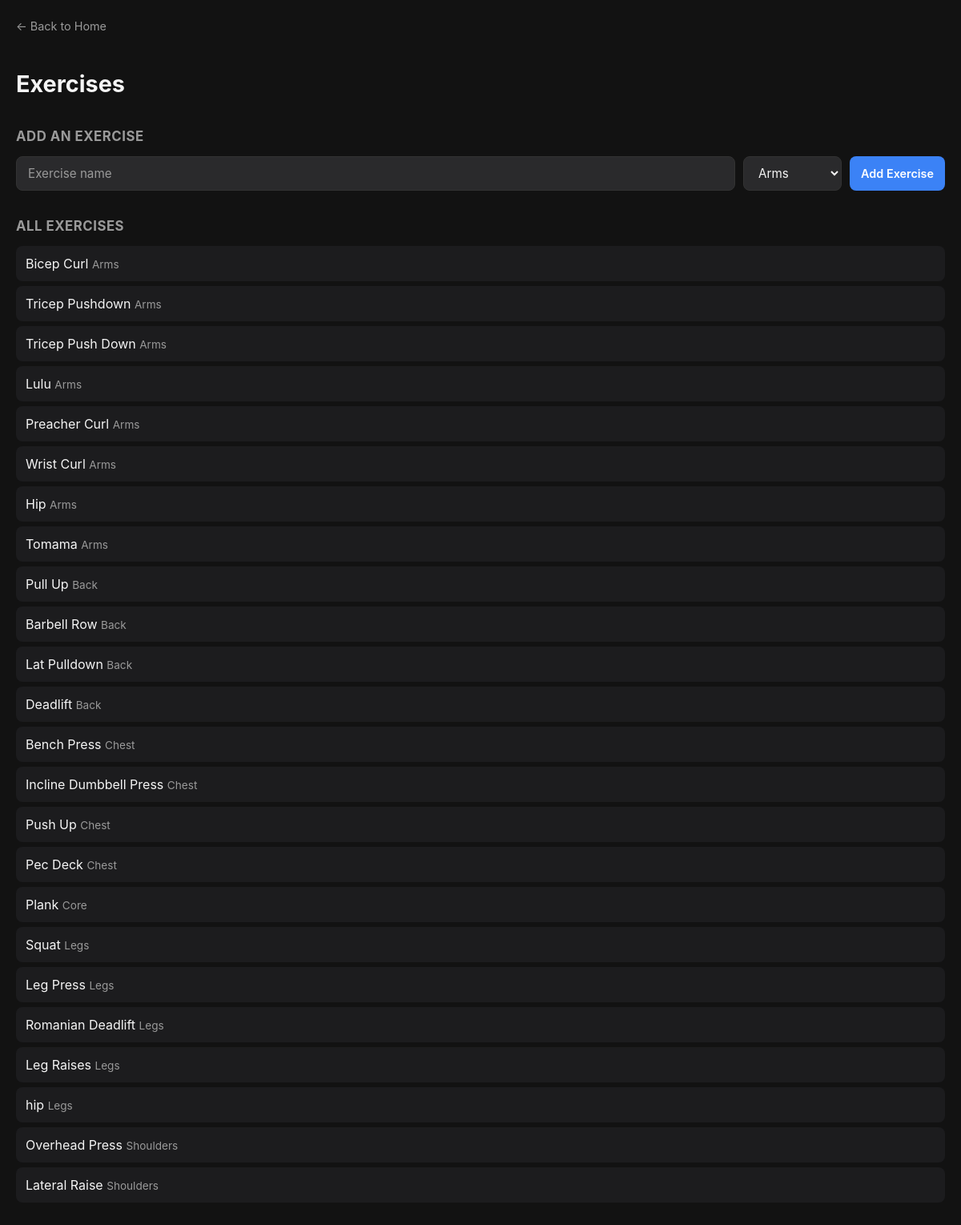
The app's page /exercises, older data.
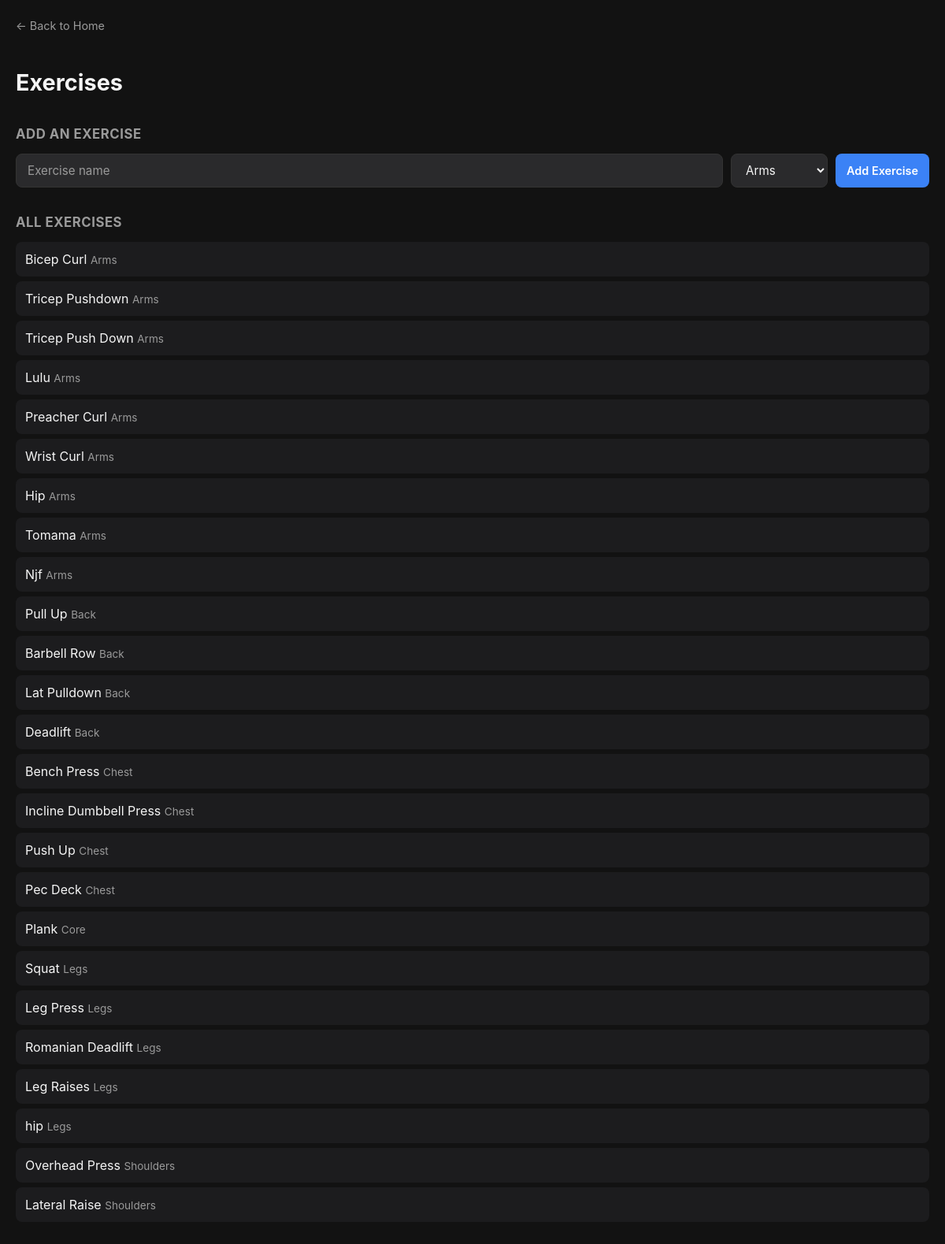
The same page, newer data.
### tables this page shows
CREATE TABLE exercises (
            id INTEGER PRIMARY KEY AUTOINCREMENT,
            name TEXT NOT NULL,
            muscle_group TEXT NOT NULL
        );

### app.py (the view)
@app.route("/exercises")
def exercises():
    conn = get_db()
    cursor = conn.cursor()
    cursor.execute("SELECT * FROM exercises ORDER BY muscle_group")
    exercises = cursor.fetchall()
    conn.close()
    return render_template("exercises.html", exercises=exercises)

### app.py (called while the page is built)
def get_db():
    conn = sqlite3.connect(DB_PATH)
    conn.row_factory = sqlite3.Row
    return conn

### templates/exercises.html (shortened to what this page needs)
<!DOCTYPE html>
<html lang="en">
<head>
    <link rel="stylesheet" href="{{ url_for('static', filename='style.css') }}">
</head>
<body>
    <a class="back-link" href="/">← Back to Home</a>
    <h1>Exercises</h1>
    <h2>Add an Exercise</h2>
    <form action="/add-exercise" method="POST" class="form-row">
        <input type="text" name="name" class="text-input" placeholder="Exercise name" required>
        <select name="muscle_group" class="select-input">
            <option value="Arms">Arms</option>
        </select>
        <button type="submit" class="btn btn-primary">Add Exercise</button>
    </form>
    <h2>All Exercises</h2>
    <ul class="simple-list">
        {% for exercise in exercises %}
            <li>{{ exercise.name }} <span class="exercise-meta">{{ exercise.muscle_group }}</span></li>
        {% endfor %}
    </ul>
</body>
</html>

### static/style.css (style rules this page uses)
:root { --bg-primary: #121212; --bg-secondary: #1c1c1e; --bg-tertiary: #2a2a2c; --text-primary: #f5f5f5; --text-secondary: #9a9a9a; --border-color: #333333; --accent: #3b82f6; --superset-color: #f97316; --danger: #ef4444; --danger-hover: #dc2626; --radius: 12px; }
* { box-sizing: border-box; }
body { background-color: var(--bg-primary); color: var(--text-primary); font-family: -apple-system, BlinkMacSystemFont, "Segoe UI", Roboto, sans-serif; margin: 0; padding: 20px; line-height: 1.5; }
h1 { font-size: 1.8em; font-weight: 700; margin-bottom: 4px; }
h2 { font-size: 1.05em; color: var(--text-secondary); text-transform: uppercase; letter-spacing: 0.5px; margin-top: 32px; margin-bottom: 12px; }
a { color: var(--accent); text-decoration: none; }
.btn { display: inline-block; padding: 8px 14px; border-radius: 8px; border: none; font-size: 0.9em; font-weight: 600; cursor: pointer; text-decoration: none; font-family: inherit; }
.btn-primary { background: var(--accent); color: #fff; }
.back-link { display: inline-flex; align-items: center; gap: 6px; color: var(--text-secondary); font-size: 0.9em; margin-bottom: 20px; }
.form-row { display: flex; gap: 10px; margin-top: 12px; flex-wrap: wrap; }
.text-input { background: var(--bg-tertiary); border: 1px solid var(--border-color); color: var(--text-primary); padding: 10px 14px; border-radius: 8px; font-size: 0.95em; font-family: inherit; flex: 1; min-width: 200px; }
.text-input::placeholder { color: var(--text-secondary); }
.exercise-meta { color: var(--text-secondary); font-size: 0.85em; }
.simple-list { list-style: none; padding: 0; margin: 0 0 16px; }
.simple-list li { background: var(--bg-secondary); border-radius: 8px; padding: 10px 12px; margin-bottom: 6px; }
.select-input { background: var(--bg-tertiary); border: 1px solid var(--border-color); color: var(--text-primary); padding: 10px 14px; border-radius: 8px; font-size: 0.95em; font-family: inherit; }

Row changes from the older to the newer data that the page shows:
added exercises: name "Njf", muscle_group "Arms"
